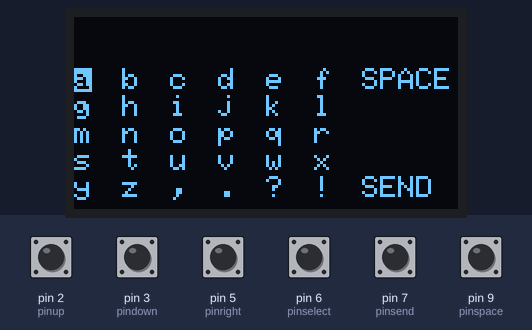
Recording of a sketch running on a simulated Arduino Uno, built with avr-gcc and run on an emulated ATmega328P. Parts: 128×64 one-colour display. Inputs (shaded band) come from the test bench; at power-on: pin 2 (pinup), pin 3 (pindown), pin 5 (pinright), pin 6 (pinselect), pin 7 (pinsend), pin 9 (pinspace) HIGH. The display library's start-up logo is not drawn; what the sketch prints to the serial monitor is not drawn.

Above: at 1.2 s.
1.3 s: pin 6 (pinselect) pulled LOW for 1 s
At 3.5 s:
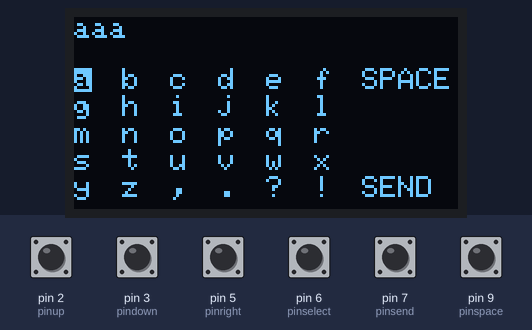
3.8 s: pin 7 (pinsend) pulled LOW for 0.15 s
At 4.16 s:
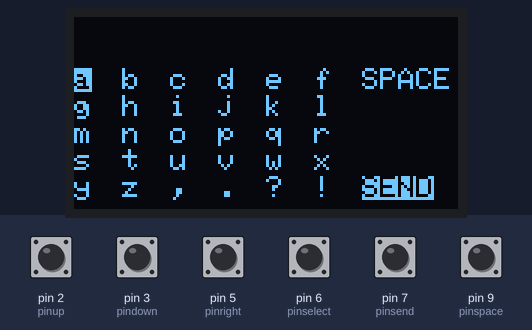
5.6 s: pin 9 (pinspace) pulled LOW for 1 s
At 7.8 s:
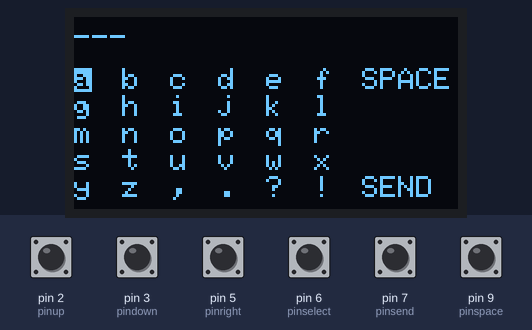
8.1 s: pin 6 (pinselect) pulled LOW for 0.15 s
9.9 s: pin 3 (pindown) pulled LOW for 0.15 s
At 11.3 s:
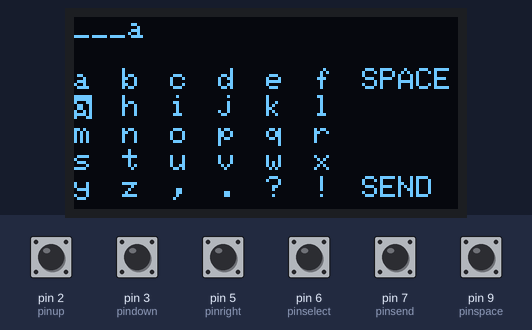
11.7 s: pin 5 (pinright) pulled LOW for 0.15 s
At 13.5 s:
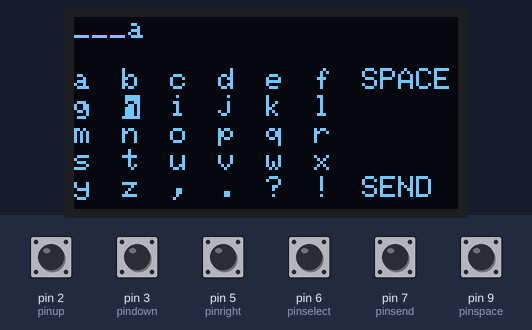
Timing chart, 0 to 14.5 s (numbered marks = the images above; inputs shaded):
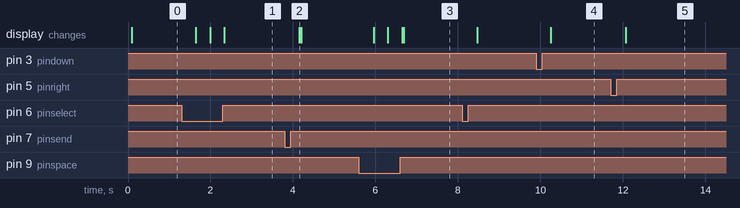

The sketch:

Send_code_for_textingv2_without_CAP.ino
```cpp
#include <SoftwareSerial.h>
#include <SPI.h>
#include <Wire.h>
#include <Adafruit_GFX.h>
#include <Adafruit_SSD1306.h>

#define OLED_RESET 4
Adafruit_SSD1306 display(OLED_RESET);

#define NUMFLAKES 10
#define XPOS 0
#define YPOS 1
#define DELTAY 2

const byte HC12RxdPin = 12;                  // Recieve Pin on HC12
const byte HC12TxdPin = 13;                  // Transmit Pin on HC12
SoftwareSerial HC12(HC12TxdPin,HC12RxdPin); // Create Software Serial Port

//chars for use
char chars[31] = "abcdefghijklmnopqrstuvwxyz,.?!";
// Pins for use and thier use
int pinup = 2;
int pindown = 3;
int pinleft = 4;
int pinright = 5;
int pinselect = 6;
int pinsend = 7;
int pinspace = 9;
int pinswitch = 10;
//the X Y Axies
int x = 0;
int y = 0;
//calling out message as a string
String message;
//ints to make the letters stand out
int a,b,c,d,e,f,g,h,I,j,k,l,m,n,o,p,q,r,s,t,u,v,w,X,Y,z,comma,period,question,exc,space,cap,snd;
//int for the switch button
int i = 1;


void setup() {
  Serial.begin(9600);
  HC12.begin(9600);
  digitalWrite(pinup, HIGH);
  digitalWrite(pindown, HIGH);
  digitalWrite(pinleft, HIGH);
  digitalWrite(pinright, HIGH);
  digitalWrite(pinselect, HIGH);
  digitalWrite(pinsend, HIGH);
  digitalWrite(pinspace,HIGH);
  digitalWrite(pinswitch,HIGH);
  message = String("");
  display.begin(SSD1306_SWITCHCAPVCC, 0x3C);  // initialize with the I2C addr 0x3D (for the 128x64)
  display.display();
  display.clearDisplay();
}
void loop(){

//Button callout
 int buttonup = digitalRead(pinup);
 int buttondown = digitalRead(pindown);
 int buttonleft = digitalRead(pinleft);
 int buttonright = digitalRead(pinright);
 int buttonselect = digitalRead(pinselect);
 int buttonsend = digitalRead(pinsend);
 int buttonspace = digitalRead(pinspace);
/////////////////////////////////////////////////////////////////////////////////
//Char variables
 int charnum;
 int capchar = 0;
/////////////////////////////////////////////////////////////////////////////////
//The XY button controllers
 if(buttonup == LOW){
  y--;
   if(y < 0){
     y++;
    }
  //Serial.print("x=");
  //Serial.println(x);
  delay(300);
 }
  if(buttondown == LOW){
  y++;
  if(y > 4){
    y--;
  }
  //Serial.print("x=");
  //Serial.println(x);
  delay(300);
 }
  if(buttonright == LOW){
  x++;
  if(x > 5){
    x--;
  }
  //Serial.print("y=");
  //Serial.println(y);
  delay(300);
 }
  if(buttonleft == LOW){
  x--;
  if(x < 0){
    x++;
  }
  //Serial.print("y=");
  //Serial.println();
  delay(300);
 }

/////////////////////////////////////////////////////////////////////////////////
//All the configs for each char
 if((y == 0) && (x == 0)){
  charnum = 0;
  a = BLACK;
 }
 else{
  a = WHITE;
 }
  if((y == 0) && (x == 1)){
  charnum = 1;
  b = BLACK;
 }
 else{
  b = WHITE;
 }
  if((y == 0) && (x == 2)){
  charnum = 2;
  c = BLACK;
 }
 else{
  c = WHITE;
 }
  if((y == 0) && (x == 3)){
  charnum = 3;
  d = BLACK;
 }
 else{
  d = WHITE;
 }
  if((y == 0) && (x == 4)){
  charnum = 4;
  e = BLACK;
 }
 else{
  e = WHITE;
 }
  if((y == 0) && (x == 5)){
  charnum = 5;
  f = BLACK;
 }
 else{
  f = WHITE;
 }
  if((x == 0) && (y == 1)){
  charnum = 6;
  g = BLACK;
 }
 else{
  g = WHITE;
 }
  if((x == 1) && (y == 1)){
  charnum = 7;
  h = BLACK;
 }
 else{
  h = WHITE;
 }
  if((x == 2) && (y == 1)){
  charnum = 8;
  I = BLACK;
 }
 else{
  I = WHITE;
 }
  if((x == 3) && (y == 1)){
  charnum = 9;
  j = BLACK;
 }
 else{
  j = WHITE;
 }
  if((x == 4) && (y == 1)){
  charnum = 10;
  k = BLACK;
 }
 else{
  k = WHITE;
 }
  if((x == 5) && (y == 1)){
  charnum = 11;
  l = BLACK;
 }
 else{
  l = WHITE;
 }
  if((x == 0) && (y == 2)){
  charnum = 12;
  m = BLACK;
 }
 else{
  m = WHITE;
 }
  if((x == 1) && (y == 2)){
  charnum = 13;
  n = BLACK;
 }
 else{
  n = WHITE;
 }
  if((x == 2) && (y == 2)){
  charnum = 14;
  o = BLACK;
 }
 else{
  o = WHITE;
 }
  if((x == 3) && (y == 2)){
  charnum = 15;
  p = BLACK;
 }
 else{
  p = WHITE;
 }

  if((x == 4) && (y == 2)){
  charnum = 16;
  q = BLACK;
 }
 else{
  q = WHITE;
 }

  if((x == 5) && (y == 2)){
  charnum = 17;
  r = BLACK;
 }
 else{
  r = WHITE;
 }

  if((x == 0) && (y == 3)){
  charnum = 18;
  s = BLACK;
 }
 else{
  s = WHITE;
 }

  if((x == 1) && (y == 3)){
  charnum = 19;
  t = BLACK;
 }
 else{
  t = WHITE;
 }

  if((x == 2) && (y == 3)){
  charnum = 20;
  u = BLACK;
 }
 else{
  u = WHITE;
 }

  if((x == 3) && (y == 3)){
  charnum = 21;
  v = BLACK;
 }
 else{
  v = WHITE;
 }

  if((x == 4) && (y == 3)){
  charnum = 22;
  w = BLACK;
 }
 else{
  w = WHITE;
 }

  if((x == 5) && (y == 3)){
  charnum = 23;
  X = BLACK;
 }
 else{
  X = WHITE;
 }

  if((x == 0) && (y == 4)){
  charnum = 24;
  Y = BLACK;
 }
 else{
  Y = WHITE;
 }
  if((x == 1) && (y == 4)){
  charnum = 25;
  z = BLACK;
 }
 else{
  z = WHITE;
 }

  if((x == 2) && (y == 4)){
  charnum = 26;
  comma = BLACK;
 }
 else{
  comma = WHITE;
 }

  if((x == 3) && (y == 4)){
  charnum = 27;
  period = BLACK;
 }
 else{
  period = WHITE;
 }

  if((x == 4) && (y == 4)){
  charnum = 28;
  question = BLACK;
 }
 else{
  question = WHITE;
 }

  if((x == 5) && (y == 4)){
  charnum = 29;
  exc = BLACK;
 }
 else{
  exc = WHITE;
 }

/////////////////////////////////////////////////////////////////////////////////
//SPACE button callout
 if(buttonspace == LOW){
  message += '_';
  space = BLACK;
  delay(300);
 }
 else{
  space = WHITE;
 }

/////////////////////////////////////////////////////////////////////////////////
//Adding all the chars together to make a message
if(buttonselect == LOW){
    Serial.print("your message: ");
    Serial.print(message += chars[charnum]);
    display.setTextSize(1);
    display.setTextColor(WHITE);
    display.setCursor(0,0);
    display.print(message);
    Serial.print(" ");
    Serial.print("x=");
    Serial.print(x);
    Serial.print("y=");
    Serial.println(y);
    delay(300);
  }
/////////////////////////////////////////////////////////////////////////////////

/////////////////////////////////////////////////////////////////////////////////
//Final step in sending the message and reseting the message back to nothing(space)
  if(buttonsend == LOW){
    Serial.print("message sent: ");
    Serial.println(message);
    message = String("");
    snd = BLACK;
    delay(300);
  }
  else{
    snd = WHITE;
  }

  display.setTextSize(1);
  display.setTextColor(space,WHITE);
  display.setCursor(96,17);
  display.println("SPACE");
  display.setTextColor(snd,WHITE);
  display.setCursor(96,53);
  display.println("SEND");
  display.setTextColor(a,WHITE);
  display.setCursor(0,17);
  display.println("a");
  display.setTextColor(b,WHITE);
  display.setCursor(16,17);
  display.println("b");
  display.setTextColor(c,WHITE);
  display.setCursor(32,17);
  display.println("c");
  display.setTextColor(d,WHITE);
  display.setCursor(48,17);
  display.println("d");
  display.setTextColor(e,WHITE);
  display.setCursor(64,17);
  display.println("e");
  display.setTextColor(f,WHITE);
  display.setCursor(80,17);
  display.println("f");
  display.setTextColor(g,WHITE);
  display.setCursor(0,26);
  display.println("g");
  display.setTextColor(h,WHITE);
  display.setCursor(16,26);
  display.println("h");
  display.setTextColor(I,WHITE);
  display.setCursor(32,26);
  display.println("i");
  display.setTextColor(j,WHITE);
  display.setCursor(48,26);
  display.println("j");
  display.setTextColor(k,WHITE);
  display.setCursor(64,26);
  display.println("k");
  display.setTextColor(l,WHITE);
  display.setCursor(80,26);
  display.println("l");
  display.setTextColor(m,WHITE);
  display.setCursor(0,35);
  display.println("m");
  display.setTextColor(n,WHITE);
  display.setCursor(16,35);
  display.println("n");
  display.setTextColor(o,WHITE);
  display.setCursor(32,35);
  display.println("o");
  display.setTextColor(p,WHITE);
  display.setCursor(48,35);
  display.println("p");
  display.setTextColor(q,WHITE);
  display.setCursor(64,35);
  display.println("q");
  display.setTextColor(r,WHITE);
  display.setCursor(80,35);
  display.println("r");
  display.setTextColor(s,WHITE);
  display.setCursor(0,44);
  display.println("s");
  display.setTextColor(t,WHITE);
  display.setCursor(16,44);
  display.println("t");
  display.setTextColor(u,WHITE);
  display.setCursor(32,44);
  display.println("u");
  display.setTextColor(v,WHITE);
  display.setCursor(48,44);
  display.println("v");
  display.setTextColor(w,WHITE);
  display.setCursor(64,44);
  display.println("w");
  display.setTextColor(X,WHITE);
  display.setCursor(80,44);
  display.println("x");
  display.setTextColor(Y,WHITE);
  display.setCursor(0,53);
  display.println("y");
  display.setTextColor(z,WHITE);
  display.setCursor(16,53);
  display.println("z");
  display.setTextColor(comma,WHITE);
  display.setCursor(32,53);
  display.println(",");
  display.setTextColor(period,WHITE);
  display.setCursor(48,53);
  display.println(".");
  display.setTextColor(question,WHITE);
  display.setCursor(64,53);
  display.println("?");
  display.setTextColor(exc,WHITE);
  display.setCursor(80,53);
  display.println("!");
  display.setTextColor(WHITE);
  display.setCursor(0,0);
  display.println(message);
  display.display();
  display.clearDisplay();

  delay(10);

}
```

Measured:
- after the input at 1.3 s, the display: first changes after 0.35 s (image 1 shows a later state)
- after the input at 3.8 s, the display: changes after 0.35 s (image 2)
- after the input at 5.6 s, the display: first changes after 0.36 s (image 3 shows a later state)
- after the input at 9.9 s, the display: changes after 0.35 s (image 4)
- after the input at 11.7 s, the display: changes after 0.37 s (image 5)
